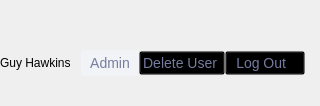
                       <widget class="QFrame" name="profile_top_frame">
                        <property name="frameShape">
                         <enum>QFrame::NoFrame</enum>
                        </property>
                        <property name="frameShadow">
                         <enum>QFrame::Raised</enum>
                        </property>
                        <layout class="QHBoxLayout" name="profile_top_layout">
                         <property name="spacing">
                          <number>0</number>
                         </property>
                         <property name="leftMargin">
                          <number>0</number>
                         </property>
                         <property name="topMargin">
                          <number>50</number>
                         </property>
                         <property name="rightMargin">
                          <number>15</number>
                         </property>
                         <property name="bottomMargin">
                          <number>30</number>
                         </property>
                         <item alignment="Qt::AlignLeft">
                          <widget class="QFrame" name="profile_top_name_frame">
                           <property name="frameShape">
                            <enum>QFrame::NoFrame</enum>
                           </property>
                           <property name="frameShadow">
                            <enum>QFrame::Raised</enum>
                           </property>
                           <layout class="QHBoxLayout" name="profile_top_name_layout">
                            <property name="spacing">
                             <number>10</number>
                            </property>
                            <property name="leftMargin">
                             <number>0</number>
                            </property>
                            <property name="topMargin">
                             <number>0</number>
                            </property>
                            <property name="rightMargin">
                             <number>0</number>
                            </property>
                            <property name="bottomMargin">
                             <number>0</number>
                            </property>
                            <item>
                             <widget class="QLabel" name="profile_user_name">
                              <property name="text">
                               <string>Guy Hawkins</string>
                              </property>
                             </widget>
                            </item>
                            <item>
                             <widget class="QLabel" name="profile_role_label">
                              <property name="minimumSize">
                               <size>
                                <width>58</width>
                                <height>26</height>
                               </size>
                              </property>
                              <property name="maximumSize">
                               <size>
                                <width>58</width>
                                <height>26</height>
                               </size>
                              </property>
                              <property name="styleSheet">
                               <string notr="true">background: #F2F3F6;
border-radius: 4px;
color: #757C9F;
font-size: 14px;</string>
                              </property>
                              <property name="text">
                               <string>Admin</string>
                              </property>
                              <property name="alignment">
                               <set>Qt::AlignCenter</set>
                              </property>
                             </widget>
                            </item>
                           </layout>
                          </widget>
                         </item>
                         <item alignment="Qt::AlignRight">
                          <widget class="QFrame" name="profile_icon_frame">
                           <property name="styleSheet">
                            <string notr="true">text-decoration: none;</string>
                           </property>
                           <property name="frameShape">
                            <enum>QFrame::NoFrame</enum>
                           </property>
                           <property name="frameShadow">
                            <enum>QFrame::Raised</enum>
                           </property>
                           <layout class="QHBoxLayout" name="profile_icon_layout">
                            <property name="spacing">
                             <number>0</number>
                            </property>
                            <property name="leftMargin">
                             <number>0</number>
                            </property>
                            <property name="topMargin">
                             <number>0</number>
                            </property>
                            <property name="rightMargin">
                             <number>0</number>
                            </property>
                            <property name="bottomMargin">
                             <number>0</number>
                            </property>
                            <item>
                             <widget class="QPushButton" name="profile_delete_butt">
                              <property name="cursor">
                               <cursorShape>PointingHandCursor</cursorShape>
                              </property>
                              <property name="layoutDirection">
                               <enum>Qt::RightToLeft</enum>
                              </property>
                              <property name="styleSheet">
                               <string notr="true">QPushButton {
	background: transparent;
	font-size: 14px;
	color: #757C9F;
	qproperty-icon: url(:/image/delete_acc_icon_default.svg);
}

QPushButton:hover {
	color: #FF3C2F;
}</string>
                              </property>
                              <property name="text">
                               <string>Delete User </string>
                              </property>
                              <property name="iconSize">
                               <size>
                                <width>24</width>
                                <height>24</height>
                               </size>
                              </property>
                             </widget>
                            </item>
                            <item>
                             <widget class="QPushButton" name="profile_log_out_butt">
                              <property name="cursor">
                               <cursorShape>PointingHandCursor</cursorShape>
                              </property>
                              <property name="layoutDirection">
                               <enum>Qt::RightToLeft</enum>
                              </property>
                              <property name="styleSheet">
                               <string notr="true">QPushButton {
	background: transparent;
	font-size: 14px;
	color: #757C9F;
	qproperty-icon: url(:/image/exit_app_default.svg);
}

QPushButton:hover {
	color: #FF3C2F;
}</string>
                              </property>
                              <property name="text">
                               <string>Log Out  </string>
                              </property>
                              <property name="icon">
                               <iconset>
                                <normalon>:/image/exit_app_default@2x.svg</normalon>
                               </iconset>
                              </property>
                              <property name="iconSize">
                               <size>
                                <width>16</width>
                                <height>16</height>
                               </size>
                              </property>
                             </widget>
                            </item>
                           </layout>
                          </widget>
                         </item>
                        </layout>
                       </widget>
